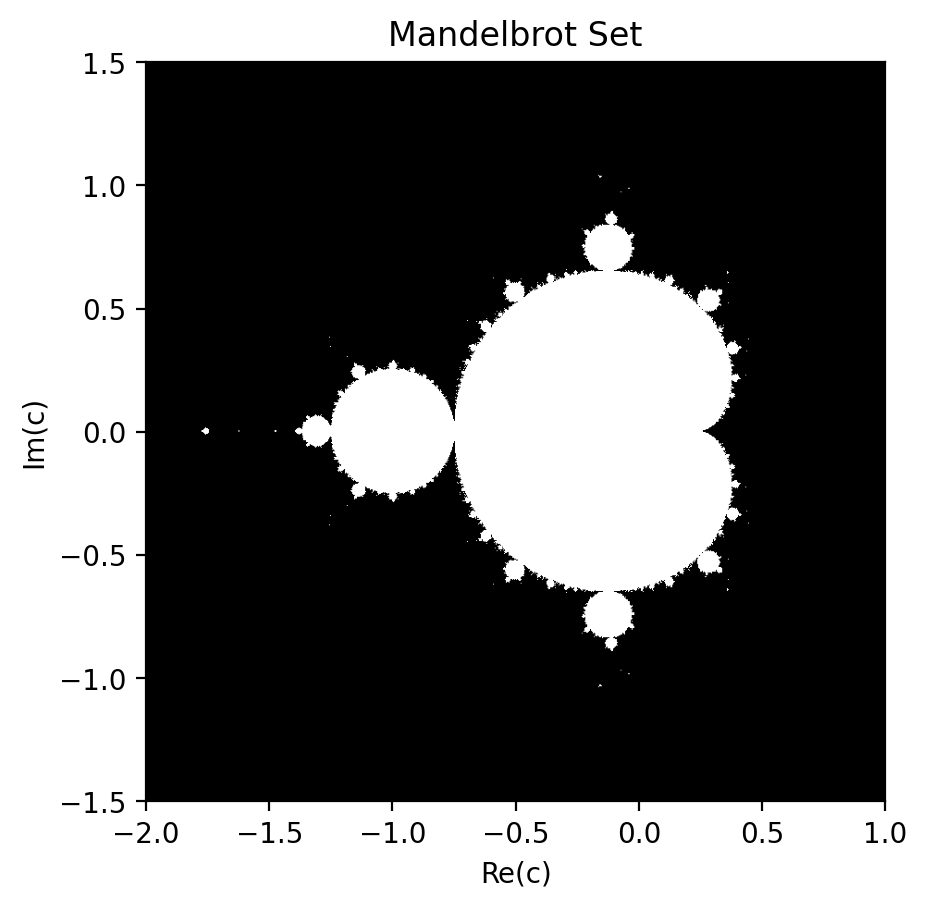

The Python source for this figure:
# mandelbrot.py
import numpy as np
import matplotlib.pyplot as plt

def mandelbrot(Nr=800, Nc=800, N_max=200, threshold=50.0):
    # Create complex plane grid
    x, y = np.mgrid[-2:1:Nr*1j, -1.5:1.5:Nc*1j]
    c = x + 1j * y

    # Initialize z and mask
    z = np.zeros_like(c, dtype=np.complex128)
    mask = np.ones(c.shape, dtype=np.uint8)

    # Iterate and update only non-diverged points
    for _ in range(N_max):
        active = np.abs(z) < threshold
        mask &= active.astype(np.uint8)
        z[active] = z[active] * z[active] + c[active]

    return mask

if __name__ == "__main__":
    mask = mandelbrot(Nr=800, Nc=800, N_max=200, threshold=50.0)
    plt.imshow(mask.T, extent=[-2, 1, -1.5, 1.5], origin="lower")
    plt.gray()
    plt.title("Mandelbrot Set")
    plt.xlabel("Re(c)")
    plt.ylabel("Im(c)")
    plt.savefig("mandelbrot.png", dpi=200, bbox_inches="tight")
    plt.show()
